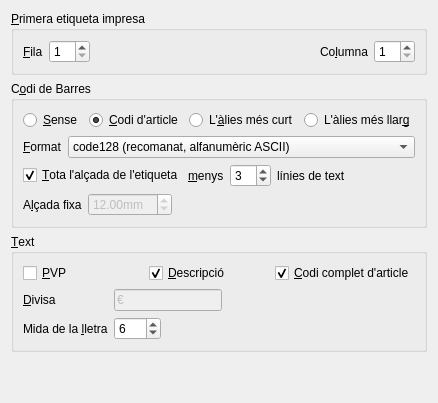
     <widget class="QWidget" name="tab">
      <attribute name="title">
       <string>Co&amp;ntinguts</string>
      </attribute>
      <layout class="QVBoxLayout" name="verticalLayout_11">
       <item>
        <widget class="QGroupBox" name="groupBox_7">
         <property name="toolTip">
          <string>Si voleu aprofitar un full d'etiquetes començat 
poseu la posició on ha de començar la primera 
etiqueta al primer full</string>
         </property>
         <property name="title">
          <string>&amp;Primera etiqueta impresa</string>
         </property>
         <layout class="QVBoxLayout" name="verticalLayout_13">
          <item>
           <layout class="QHBoxLayout" name="horizontalLayout_9">
            <item>
             <widget class="QLabel" name="label_10">
              <property name="text">
               <string>&amp;Fila</string>
              </property>
              <property name="buddy">
               <cstring>primeraFila</cstring>
              </property>
             </widget>
            </item>
            <item>
             <widget class="QSpinBox" name="primeraFila">
              <property name="minimum">
               <number>1</number>
              </property>
             </widget>
            </item>
            <item>
             <spacer name="horizontalSpacer_10">
              <property name="orientation">
               <enum>Qt::Horizontal</enum>
              </property>
              <property name="sizeHint" stdset="0">
               <size>
                <width>40</width>
                <height>20</height>
               </size>
              </property>
             </spacer>
            </item>
            <item>
             <widget class="QLabel" name="primeraCollabel">
              <property name="text">
               <string>Co&amp;lumna</string>
              </property>
              <property name="buddy">
               <cstring>primeraCol</cstring>
              </property>
             </widget>
            </item>
            <item>
             <widget class="QSpinBox" name="primeraCol">
              <property name="minimum">
               <number>1</number>
              </property>
             </widget>
            </item>
           </layout>
          </item>
         </layout>
        </widget>
       </item>
       <item>
        <widget class="QGroupBox" name="groupBox">
         <property name="title">
          <string>C&amp;odi de Barres</string>
         </property>
         <layout class="QVBoxLayout" name="verticalLayout_12">
          <item>
           <layout class="QHBoxLayout" name="horizontalLayout_10">
            <item>
             <widget class="QRadioButton" name="barresSense">
              <property name="text">
               <string>&amp;Sense</string>
              </property>
             </widget>
            </item>
            <item>
             <widget class="QRadioButton" name="barresCodi">
              <property name="text">
               <string>&amp;Codi d'article</string>
              </property>
              <property name="checked">
               <bool>true</bool>
              </property>
             </widget>
            </item>
            <item>
             <widget class="QRadioButton" name="barresAliesCurt">
              <property name="toolTip">
               <string>Posar l'àlies més curt de l'article al codi de barres
(Per si el codi d'article o els altres àlies generen 
un codi de barres massa llarg per cabre a l'etiqueta). 
Només funciona si teniu instal·lat el plugin alias 
a l'empresa.</string>
              </property>
              <property name="text">
               <string>L'&amp;àlies més curt</string>
              </property>
             </widget>
            </item>
            <item>
             <widget class="QRadioButton" name="barresAliesLlarg">
              <property name="toolTip">
               <string>Posar l'àlies més llarg de l'article al codi de barres 
pot servir per evitar ambigüitats en llegir-lo 
si hi hagués altres articles amb àlies 
que comencessin pel mateix text. 
Només funciona si teniu instal·lat 
el plugin alias a l'empresa.</string>
              </property>
              <property name="text">
               <string>L'àlies més llar&amp;g</string>
              </property>
             </widget>
            </item>
           </layout>
          </item>
          <item>
           <layout class="QHBoxLayout" name="horizontalLayout_12">
            <item>
             <widget class="QLabel" name="label_3">
              <property name="sizePolicy">
               <sizepolicy hsizetype="Fixed" vsizetype="Preferred">
                <horstretch>0</horstretch>
                <verstretch>0</verstretch>
               </sizepolicy>
              </property>
              <property name="text">
               <string>&amp;Format</string>
              </property>
              <property name="buddy">
               <cstring>barresFormat</cstring>
              </property>
             </widget>
            </item>
            <item>
             <widget class="QComboBox" name="barresFormat">
              <property name="sizePolicy">
               <sizepolicy hsizetype="Preferred" vsizetype="Fixed">
                <horstretch>0</horstretch>
                <verstretch>0</verstretch>
               </sizepolicy>
              </property>
              <property name="modelColumn">
               <number>0</number>
              </property>
              <item>
               <property name="text">
                <string>code128 (recomanat, alfanumèric ASCII)</string>
               </property>
              </item>
              <item>
               <property name="text">
                <string>standard39 (alfanumèric majúscules, llarg)</string>
               </property>
              </item>
              <item>
               <property name="text">
                <string>standard93 (alfanumèric majúscules)</string>
               </property>
              </item>
              <item>
               <property name="text">
                <string>extended39 (alfanumèric ASCII, llarg)</string>
               </property>
              </item>
              <item>
               <property name="text">
                <string>extended93 (alfanumèric ASCII)</string>
               </property>
              </item>
              <item>
               <property name="text">
                <string>codabar (dígits i alguns símbols)</string>
               </property>
              </item>
              <item>
               <property name="text">
                <string>code11 (només dígits)</string>
               </property>
              </item>
              <item>
               <property name="text">
                <string>i2of5 (només dígits)</string>
               </property>
              </item>
              <item>
               <property name="text">
                <string>msi (dígits)</string>
               </property>
              </item>
              <item>
               <property name="text">
                <string>fim (correu postal EUA)</string>
               </property>
              </item>
              <item>
               <property name="text">
                <string>postnet (codi postal vell EUA)</string>
               </property>
              </item>
             </widget>
            </item>
           </layout>
          </item>
          <item>
           <layout class="QHBoxLayout" name="horizontalLayout_16">
            <item>
             <widget class="QCheckBox" name="barresComEtiqueta">
              <property name="text">
               <string>&amp;Tota l'alçada de l'etiqueta</string>
              </property>
              <property name="checked">
               <bool>true</bool>
              </property>
             </widget>
            </item>
            <item>
             <widget class="QLabel" name="label_12">
              <property name="sizePolicy">
               <sizepolicy hsizetype="Fixed" vsizetype="Preferred">
                <horstretch>0</horstretch>
                <verstretch>0</verstretch>
               </sizepolicy>
              </property>
              <property name="text">
               <string>&amp;menys</string>
              </property>
              <property name="buddy">
               <cstring>liniesSenseBarres</cstring>
              </property>
             </widget>
            </item>
            <item>
             <widget class="QSpinBox" name="liniesSenseBarres">
              <property name="sizePolicy">
               <sizepolicy hsizetype="Fixed" vsizetype="Fixed">
                <horstretch>0</horstretch>
                <verstretch>0</verstretch>
               </sizepolicy>
              </property>
              <property name="value">
               <number>3</number>
              </property>
             </widget>
            </item>
            <item>
             <widget class="QLabel" name="label_13">
              <property name="text">
               <string>línies de text </string>
              </property>
             </widget>
            </item>
            <item>
             <spacer name="horizontalSpacer_13">
              <property name="orientation">
               <enum>Qt::Horizontal</enum>
              </property>
              <property name="sizeHint" stdset="0">
               <size>
                <width>40</width>
                <height>20</height>
               </size>
              </property>
             </spacer>
            </item>
           </layout>
          </item>
          <item>
           <layout class="QHBoxLayout" name="horizontalLayout_14">
            <item>
             <widget class="QLabel" name="label_2">
              <property name="text">
               <string>A&amp;lçada fixa</string>
              </property>
              <property name="buddy">
               <cstring>midaBarres</cstring>
              </property>
             </widget>
            </item>
            <item>
             <widget class="QDoubleSpinBox" name="midaBarres">
              <property name="enabled">
               <bool>false</bool>
              </property>
              <property name="sizePolicy">
               <sizepolicy hsizetype="Fixed" vsizetype="Fixed">
                <horstretch>0</horstretch>
                <verstretch>0</verstretch>
               </sizepolicy>
              </property>
              <property name="suffix">
               <string>mm</string>
              </property>
              <property name="maximum">
               <double>999.990000000000009</double>
              </property>
              <property name="value">
               <double>12.000000000000000</double>
              </property>
             </widget>
            </item>
            <item>
             <spacer name="horizontalSpacer_11">
              <property name="orientation">
               <enum>Qt::Horizontal</enum>
              </property>
              <property name="sizeHint" stdset="0">
               <size>
                <width>40</width>
                <height>20</height>
               </size>
              </property>
             </spacer>
            </item>
           </layout>
          </item>
         </layout>
        </widget>
       </item>
       <item>
        <widget class="QGroupBox" name="groupBox_6">
         <property name="title">
          <string>&amp;Text</string>
         </property>
         <layout class="QVBoxLayout" name="verticalLayout_9">
          <item>
           <layout class="QHBoxLayout" name="horizontalLayout_4">
            <item>
             <widget class="QCheckBox" name="textPVP">
              <property name="text">
               <string>&amp;PVP</string>
              </property>
             </widget>
            </item>
            <item>
             <widget class="QCheckBox" name="textDescripcio">
              <property name="text">
               <string>&amp;Descripció</string>
              </property>
              <property name="checked">
               <bool>true</bool>
              </property>
             </widget>
            </item>
            <item>
             <widget class="QCheckBox" name="textCodi">
              <property name="text">
               <string>&amp;Codi complet d'article</string>
              </property>
              <property name="checked">
               <bool>true</bool>
              </property>
             </widget>
            </item>
           </layout>
          </item>
          <item>
           <layout class="QHBoxLayout" name="horizontalLayout_15">
            <item>
             <layout class="QFormLayout" name="formLayout">
              <item row="0" column="0">
               <widget class="QLabel" name="label_16">
                <property name="text">
                 <string>&amp;Divisa</string>
                </property>
                <property name="buddy">
                 <cstring>divisa</cstring>
                </property>
               </widget>
              </item>
              <item row="0" column="1">
               <widget class="QLineEdit" name="divisa">
                <property name="enabled">
                 <bool>false</bool>
                </property>
                <property name="sizePolicy">
                 <sizepolicy hsizetype="Fixed" vsizetype="Fixed">
                  <horstretch>0</horstretch>
                  <verstretch>0</verstretch>
                 </sizepolicy>
                </property>
                <property name="text">
                 <string>€</string>
                </property>
               </widget>
              </item>
              <item row="1" column="0">
               <widget class="QLabel" name="label">
                <property name="text">
                 <string>Mida de la &amp;lletra</string>
                </property>
                <property name="buddy">
                 <cstring>midaLletra</cstring>
                </property>
               </widget>
              </item>
              <item row="1" column="1">
               <widget class="QSpinBox" name="midaLletra">
                <property name="sizePolicy">
                 <sizepolicy hsizetype="Fixed" vsizetype="Fixed">
                  <horstretch>0</horstretch>
                  <verstretch>0</verstretch>
                 </sizepolicy>
                </property>
                <property name="maximum">
                 <number>999</number>
                </property>
                <property name="value">
                 <number>6</number>
                </property>
               </widget>
              </item>
             </layout>
            </item>
            <item>
             <spacer name="horizontalSpacer_6">
              <property name="orientation">
               <enum>Qt::Horizontal</enum>
              </property>
              <property name="sizeHint" stdset="0">
               <size>
                <width>40</width>
                <height>20</height>
               </size>
              </property>
             </spacer>
            </item>
           </layout>
          </item>
         </layout>
        </widget>
       </item>
       <item>
        <spacer name="verticalSpacer">
         <property name="orientation">
          <enum>Qt::Vertical</enum>
         </property>
         <property name="sizeHint" stdset="0">
          <size>
           <width>20</width>
           <height>40</height>
          </size>
         </property>
        </spacer>
       </item>
      </layout>
     </widget>
